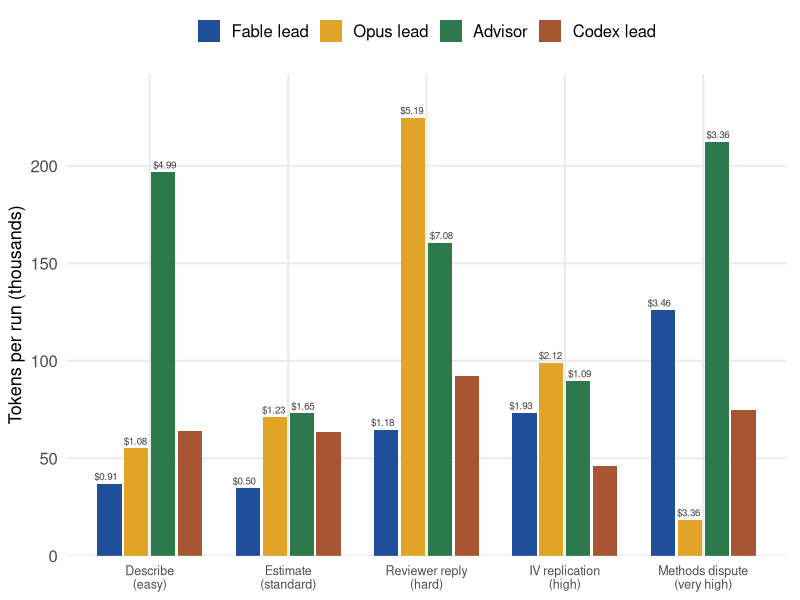
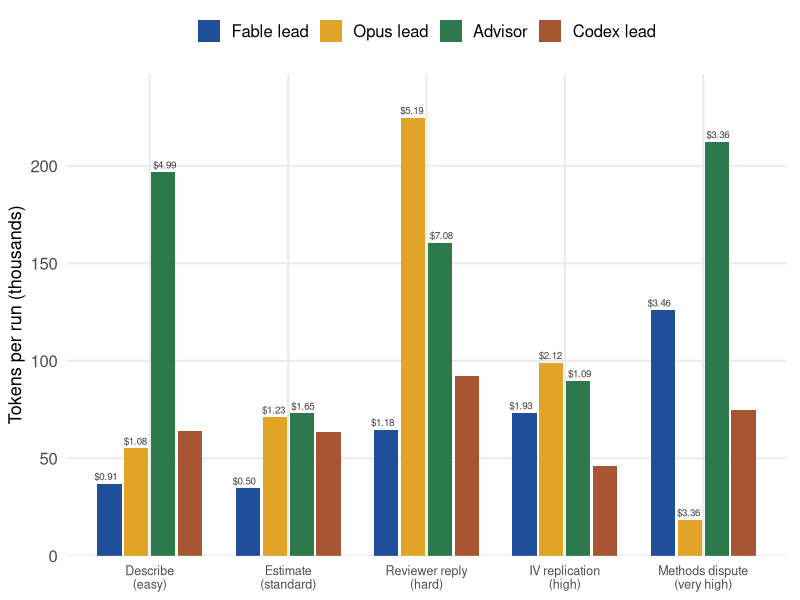
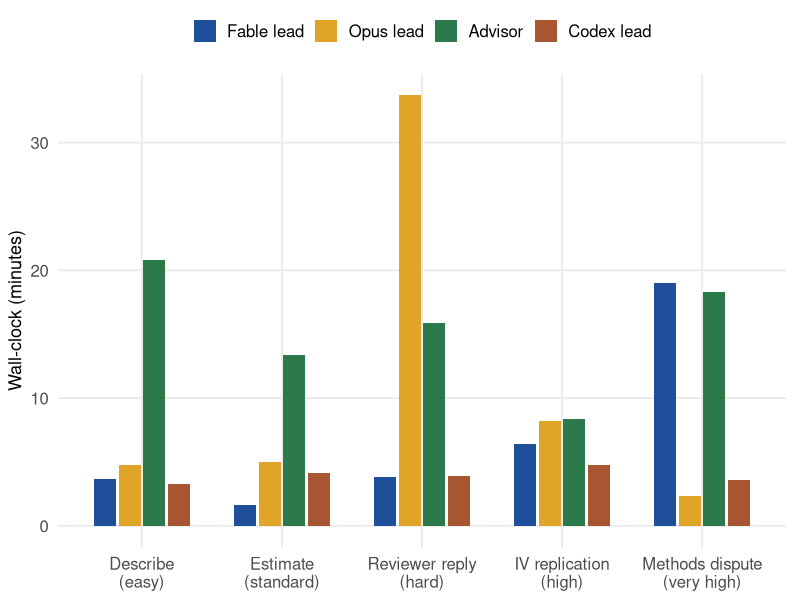
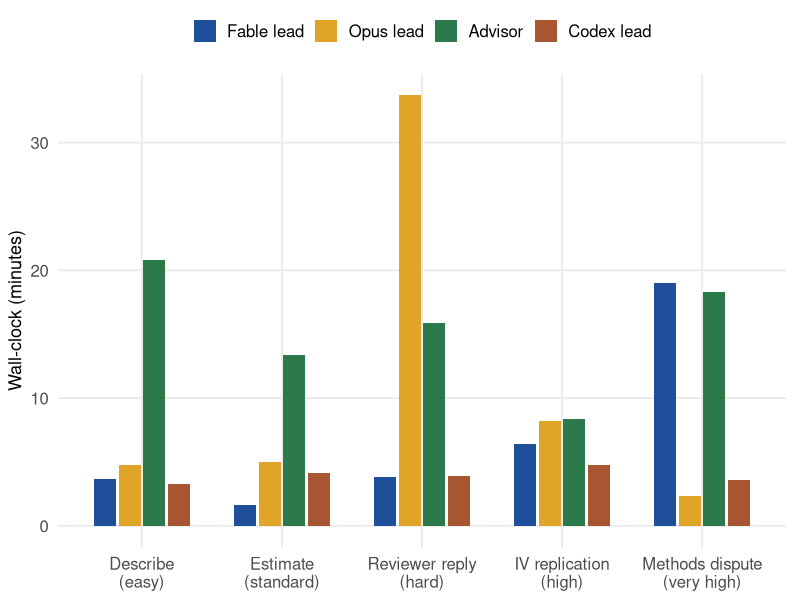
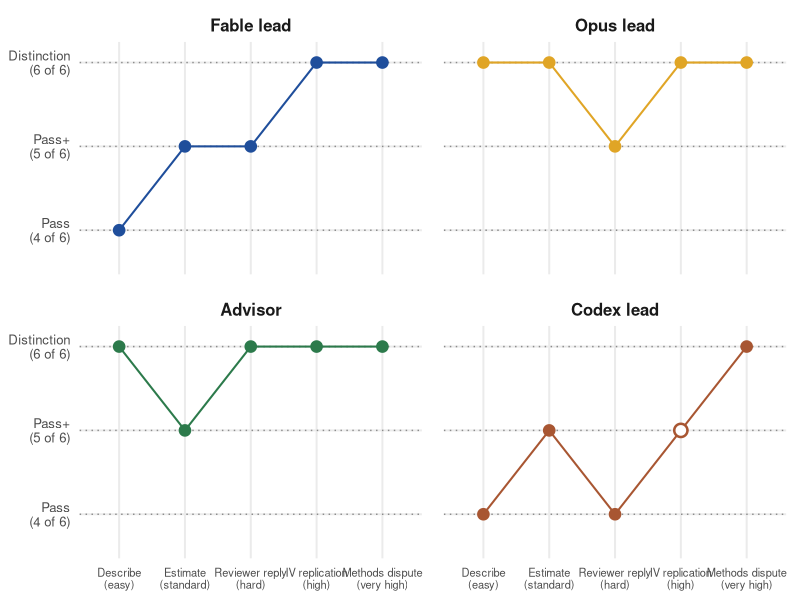
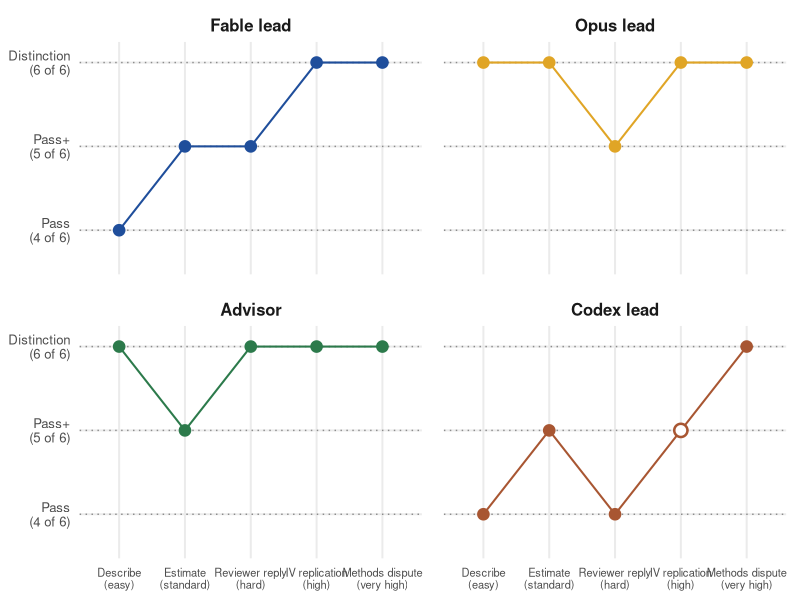

Write the R code that produced these figures, in order.
#!/usr/bin/env Rscript
# Orchestration Lab demo — efficiency charts (Anthropic arms only)
# Produces: eff-cost.png, eff-time.png, eff-quality.png
# Outputs copied to both analysis/figures/ and docs/assets/orchestration-lab/
#
# Sources: cost (USD), minutes, and tokens from the claude -p JSON envelopes
# (fable + opus RE-RUN 2026-07-13 on the recalibrated v2.17.0 skill; advisor
# and Codex unchanged from 2026-07-12; advisor rows sum the solve + revise
# envelopes and their minutes include the unmetered consult) and from
# SCORING.md (items met of 6; bands are categorical, the fraction is their
# chart representation). The token column is "tokens processed, excluding
# cached reads" = input + cache_creation + output for the Claude arms (cache
# reads are cheap reused context and would otherwise dwarf the comparison);
# for the Codex arm it is the CLI's single total-tokens figure, its only
# number. This is the one unit shared by all four arms.

suppressPackageStartupMessages({
  library(ggplot2)
})

# ---- site palette ----
pal <- c(
  "Fable lead" = "#1F4E9B",
  "Opus lead"  = "#E0A526",
  "Advisor"    = "#2C7A4B",
  "Codex lead" = "#A85632"
)

mode_levels <- c("Fable lead", "Opus lead", "Advisor", "Codex lead")

brief_levels <- c("T1", "T2", "T3", "H", "VH")
brief_labels <- c(
  "T1" = "Describe\n(easy)",
  "T2" = "Estimate\n(standard)",
  "T3" = "Reviewer reply\n(hard)",
  "H"  = "IV replication\n(high)",
  "VH" = "Methods dispute\n(very high)"
)

# ---- shared theme ----
theme_demo <- theme_minimal(base_size = 15) +
  theme(
    legend.position = "top",
    legend.title = element_blank(),
    legend.text = element_text(size = 12),
    axis.title = element_text(size = 13),
    panel.grid.minor = element_blank(),
    plot.margin = margin(6, 10, 6, 6)
  )

# ---- data (captured-run numbers) ----
df <- rbind(
  data.frame(mode = "Fable lead",    brief = "T1", cost_usd = 0.91, minutes = 3.7,  out_tokens = 37000,  items = 4),
  data.frame(mode = "Fable lead",    brief = "T2", cost_usd = 0.50, minutes = 1.6,  out_tokens = 34700,  items = 5),
  data.frame(mode = "Fable lead",    brief = "T3", cost_usd = 1.18, minutes = 3.8,  out_tokens = 64700,  items = 5),
  data.frame(mode = "Fable lead",    brief = "H",  cost_usd = 1.93, minutes = 6.4,  out_tokens = 73300,  items = 6),
  data.frame(mode = "Fable lead",    brief = "VH", cost_usd = 3.46, minutes = 19.0, out_tokens = 126000, items = 6),
  data.frame(mode = "Opus lead",     brief = "T1", cost_usd = 1.08, minutes = 4.8,  out_tokens = 55100,  items = 6),
  data.frame(mode = "Opus lead",     brief = "T2", cost_usd = 1.23, minutes = 5.0,  out_tokens = 71200,  items = 6),
  data.frame(mode = "Opus lead",     brief = "T3", cost_usd = 5.19, minutes = 33.7, out_tokens = 224700, items = 5),
  data.frame(mode = "Opus lead",     brief = "H",  cost_usd = 2.12, minutes = 8.2,  out_tokens = 99100,  items = 6),
  data.frame(mode = "Opus lead",     brief = "VH", cost_usd = 3.36, minutes = 2.3,  out_tokens = 18500,  items = 6),
  data.frame(mode = "Advisor", brief = "T1", cost_usd = 4.99, minutes = 20.8, out_tokens = 196800, items = 6),
  data.frame(mode = "Advisor", brief = "T2", cost_usd = 1.65, minutes = 13.4, out_tokens = 73100,  items = 5),
  data.frame(mode = "Advisor", brief = "T3", cost_usd = 7.08, minutes = 15.9, out_tokens = 160600, items = 6),
  data.frame(mode = "Advisor", brief = "H",  cost_usd = 1.09, minutes = 8.4,  out_tokens = 89700,  items = 6),
  data.frame(mode = "Advisor", brief = "VH", cost_usd = 3.36, minutes = 18.3, out_tokens = 212300, items = 6),
  # Codex arm (2026-07-12; unaffected by the recalibration — headless = the
  # Terra-lead fallback either way, so not re-run). out_tokens is the CLI's
  # single total-tokens figure (no input/output breakdown; no USD reported).
  data.frame(mode = "Codex lead",       brief = "T1", cost_usd = NA,   minutes = 3.3,  out_tokens = 64057, items = 4),
  data.frame(mode = "Codex lead",       brief = "T2", cost_usd = NA,   minutes = 4.1,  out_tokens = 63539, items = 5),
  data.frame(mode = "Codex lead",       brief = "T3", cost_usd = NA,   minutes = 3.9,  out_tokens = 92446, items = 4),
  data.frame(mode = "Codex lead",       brief = "H",  cost_usd = NA,   minutes = 4.8,  out_tokens = 46016, items = 5),
  data.frame(mode = "Codex lead",       brief = "VH", cost_usd = NA,   minutes = 3.6,  out_tokens = 74658, items = 6)
)

df$mode <- factor(df$mode, levels = mode_levels)
df$brief <- factor(df$brief, levels = brief_levels)
df$score <- df$items / 6
# 46/high-ajr met core + completeness but missed the judgment item, so its
# fraction (5/6) sits at the Pass+ line while its band is Pass (SCORING.md).
# Drawn hollow to mark the one fraction-above-band case.
df$band_matches <- !(df$mode == "Codex lead" & df$brief == "H")

out_dirs <- c(
  "/Users/scdenney/Documents/github/resources/ai-for-research/demos/orchestration-lab/analysis/figures",
  "/Users/scdenney/Documents/github/resources/ai-for-research/docs/assets/orchestration-lab"
)
for (d in out_dirs) dir.create(d, recursive = TRUE, showWarnings = FALSE)

save_png <- function(plot, filename, width_in = 8, height_in = 4.5, dpi = 300) {
  for (d in out_dirs) {
    ggsave(
      filename = file.path(d, filename),
      plot = plot,
      width = width_in,
      height = height_in,
      dpi = dpi,
      units = "in"
    )
  }
}

# ---- Chart 1: tokens by brief, all four arms on one unit ----
# One unit so the Codex arm sits with the rest. For the Claude arms this is
# output (generated) tokens from the run envelope; the Codex CLI reports only a
# single total-tokens figure, shown as-is. Neither counts Claude Code's
# cached-context reads (billed at a fraction, and millions per run), which would
# otherwise dwarf the comparison. USD is labeled on the Claude bars where the
# CLI reports it; the Codex CLI reports no dollars.
tok_dodge <- position_dodge2(width = 0.85, preserve = "single")
df$tok_k <- df$out_tokens / 1000
df$usd_lab <- ifelse(is.na(df$cost_usd), "",
                     paste0("$", formatC(df$cost_usd, format = "f", digits = 2)))

p_cost <- ggplot(df, aes(x = brief, y = tok_k, fill = mode)) +
  geom_col(position = tok_dodge, width = 0.78) +
  geom_text(aes(label = usd_lab), position = tok_dodge,
            vjust = -0.45, size = 2.5, colour = "grey25") +
  scale_fill_manual(values = pal, breaks = mode_levels) +
  scale_x_discrete(labels = brief_labels, drop = FALSE) +
  scale_y_continuous(expand = expansion(mult = c(0, 0.10))) +
  labs(x = NULL, y = "Tokens per run (thousands)") +
  theme_demo +
  theme(axis.text.x = element_text(size = 9))

save_png(p_cost, "eff-cost.png", width_in = 9, height_in = 5)

# ---- Chart 2: wall-clock minutes by brief, grouped bars ----
p_time <- ggplot(df, aes(x = brief, y = minutes, fill = mode)) +
  geom_col(position = position_dodge2(width = 0.8, preserve = "single"), width = 0.7) +
  scale_fill_manual(values = pal, breaks = mode_levels) +
  scale_x_discrete(labels = brief_labels, drop = FALSE) +
  labs(x = NULL, y = "Wall-clock (minutes)") +
  theme_demo

save_png(p_time, "eff-time.png")

# ---- Chart 3: rubric score against the band thresholds, one panel per arm ----
# Dotted lines mark the three bands (SCORING.md): every brief is graded on
# six binary items (4 core, 1 judgment, 1 completeness), so 4/6 = Pass,
# 5/6 = Pass+, 6/6 = Distinction, one shared axis for all briefs. Four arms on
# one axis overlap badly, so each arm gets its own panel; the dotted lines are
# repeated in every panel so a reader can place any point without cross-panel
# comparison.
thresholds <- data.frame(
  score = c(4 / 6, 5 / 6, 1),
  band = c("Pass", "Pass+", "Distinction")
)

df$mode <- factor(df$mode, levels = mode_levels)

p_quality <- ggplot(df, aes(x = brief, y = score, color = mode, group = mode)) +
  geom_hline(
    data = thresholds, aes(yintercept = score),
    linetype = "dotted", color = "grey55", linewidth = 0.5
  ) +
  geom_line(linewidth = 0.7) +
  geom_point(data = df[df$band_matches, ], size = 3.6) +
  geom_point(
    data = df[!df$band_matches, ],
    size = 3.6, shape = 21, fill = "white", stroke = 1.3
  ) +
  facet_wrap(~mode, nrow = 2) +
  scale_color_manual(values = pal, breaks = mode_levels, guide = "none") +
  scale_x_discrete(labels = brief_labels, drop = FALSE) +
  scale_y_continuous(
    limits = c(0.60, 1.02),
    breaks = thresholds$score,
    labels = c("Pass\n(4 of 6)", "Pass+\n(5 of 6)", "Distinction\n(6 of 6)")
  ) +
  labs(x = NULL, y = NULL) +
  theme_demo +
  theme(
    strip.text = element_text(size = 12, face = "bold"),
    axis.text.x = element_text(size = 8),
    axis.text.y = element_text(size = 9.5),
    panel.spacing.x = unit(1.1, "lines"),
    panel.spacing.y = unit(0.9, "lines")
  )

save_png(p_quality, "eff-quality.png", width_in = 9, height_in = 6)

cat("Done.\n")
